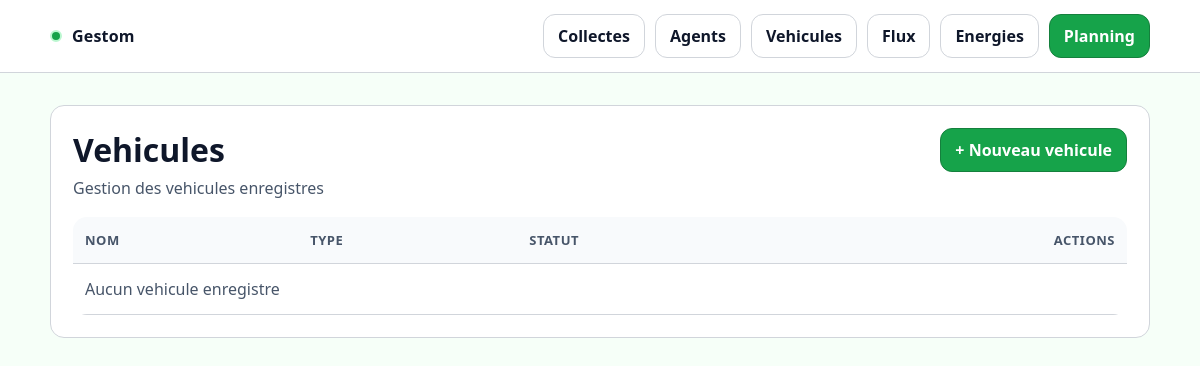
The app's page /vehicules/, older data.
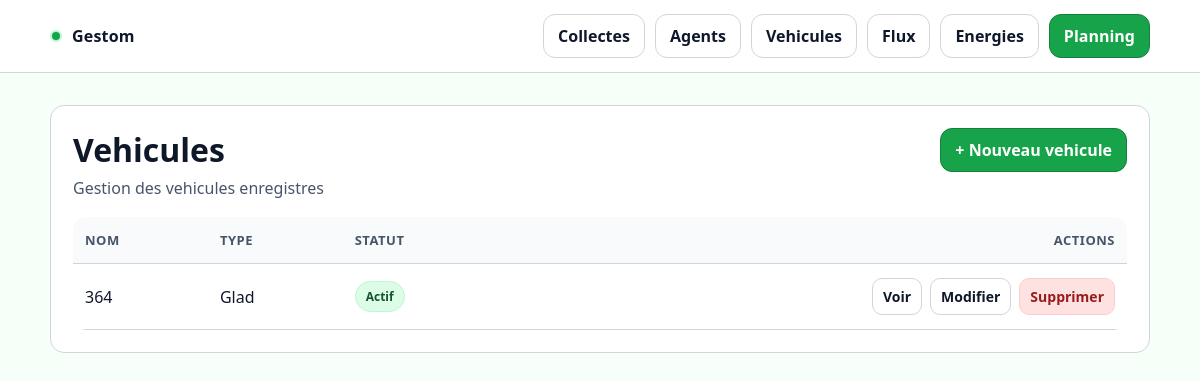
The same page, newer data.
### core/models.py (models this page shows, shortened)
class Vehicule(models.Model):
    nom_vehicule = models.CharField(max_length=150)
    type = models.CharField(max_length=150)
    archive = models.BooleanField(default=False)
    date_creation = models.DateTimeField(auto_now_add=True)
    date_modification = models.DateTimeField(auto_now=True)

### core/views.py (the view)
# urls.py: path("vehicules/", VehiculeListView.as_view(), name="vehicule_list"),
class VehiculeListView(ListView):
    model = Vehicule
    template_name = "core/vehicule_list.html"
    context_object_name = "vehicules"

### core/templates/core/vehicule_list.html (shortened to what this page needs)
{% extends "core/base.html" %}
{% block content %}
<div class="card">
  <div class="card__pad">
    <div class="header">
      <div>
        <h1 class="h1">Vehicules</h1>
        <p class="sub">Gestion des vehicules enregistres</p>
      </div>
      <a href="{% url 'core:vehicule_create' %}" class="btn btn--primary">
        + Nouveau vehicule
      </a>
    </div>
    <div class="table-wrap">
      <table class="table">
        <thead>
          <tr>
            <th>Nom</th>
            <th>Type</th>
            <th>Statut</th>
            <th class="right">Actions</th>
          </tr>
        </thead>
        <tbody>
          {% for v in object_list %}
          <tr>
            <td>{{ v.nom_vehicule }}</td>
            <td>{{ v.type }}</td>
            <td>
              {% if v.archive %}
                <span class="badge badge--low">Archive</span>
              {% else %}
                <span class="badge badge--ok">Actif</span>
              {% endif %}
            </td>
            <td class="right">
              <div class="actions">
                <a href="{% url 'core:vehicule_detail' v.pk %}" class="btn btn--sm btn--ghost">Voir</a>
                <a href="{% url 'core:vehicule_update' v.pk %}" class="btn btn--sm btn--ghost">Modifier</a>
                <a href="{% url 'core:vehicule_delete' v.pk %}" class="btn btn--sm btn--danger">Supprimer</a>
              </div>
            </td>
          </tr>
          {% empty %}
          <tr>
            <td colspan="4" class="sub">Aucun vehicule enregistre</td>
          </tr>
          {% endfor %}
        </tbody>
      </table>
    </div>
  </div>
</div>
{% endblock %}

Row changes from the older to the newer data that the page shows:
added Vehicule: nom_vehicule "364", type "Glad", archive "Actif"
Text that changed along with them:
text no longer shown: "Aucun vehicule enregistre"
